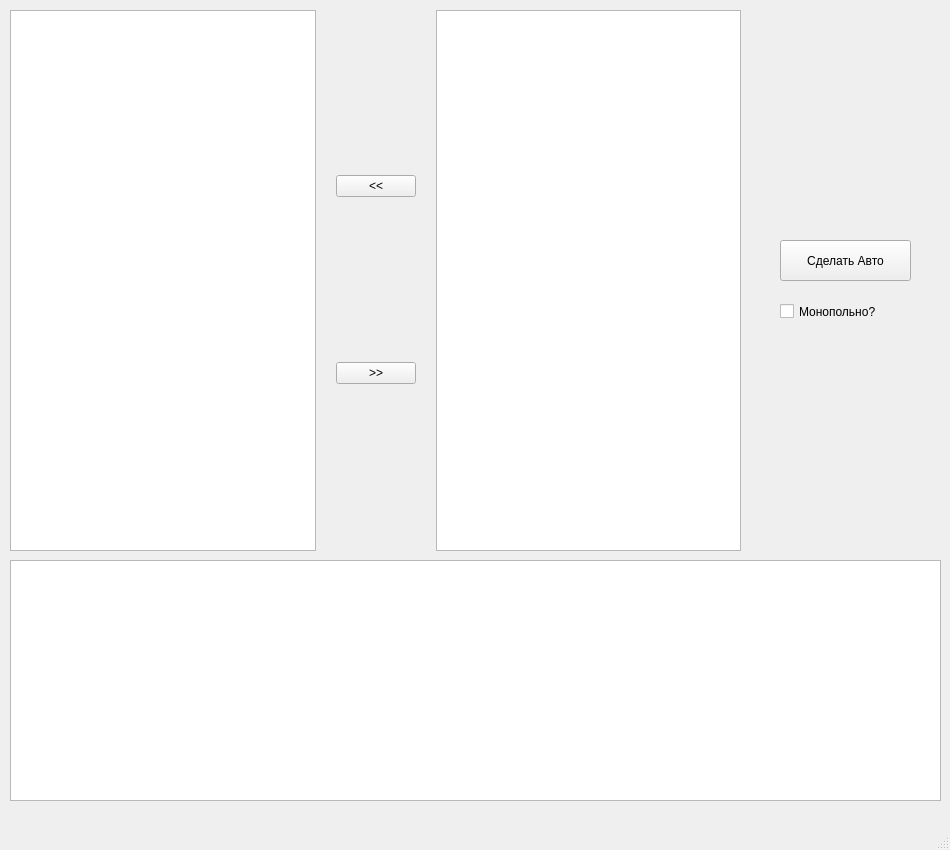
<?xml version="1.0" encoding="UTF-8"?>
<ui version="4.0">
 <class>MainWindow</class>
 <widget class="QMainWindow" name="MainWindow">
  <property name="geometry">
   <rect>
    <x>0</x>
    <y>0</y>
    <width>950</width>
    <height>850</height>
   </rect>
  </property>
  <property name="minimumSize">
   <size>
    <width>950</width>
    <height>850</height>
   </size>
  </property>
  <property name="maximumSize">
   <size>
    <width>950</width>
    <height>850</height>
   </size>
  </property>
  <property name="windowTitle">
   <string>MainWindow</string>
  </property>
  <widget class="QWidget" name="centralwidget">
   <widget class="QPushButton" name="pushButton">
    <property name="geometry">
     <rect>
      <x>780</x>
      <y>240</y>
      <width>131</width>
      <height>41</height>
     </rect>
    </property>
    <property name="text">
     <string>Сделать Авто</string>
    </property>
   </widget>
   <widget class="QWidget" name="horizontalLayoutWidget">
    <property name="geometry">
     <rect>
      <x>10</x>
      <y>10</y>
      <width>731</width>
      <height>541</height>
     </rect>
    </property>
    <layout class="QHBoxLayout" name="horizontalLayout">
     <property name="spacing">
      <number>20</number>
     </property>
     <property name="sizeConstraint">
      <enum>QLayout::SetMinAndMaxSize</enum>
     </property>
     <property name="bottomMargin">
      <number>0</number>
     </property>
     <item>
      <widget class="QTreeView" name="treeView"/>
     </item>
     <item>
      <layout class="QVBoxLayout" name="verticalLayout" stretch="0,0">
       <property name="spacing">
        <number>0</number>
       </property>
       <property name="topMargin">
        <number>0</number>
       </property>
       <property name="rightMargin">
        <number>0</number>
       </property>
       <property name="bottomMargin">
        <number>0</number>
       </property>
       <item>
        <widget class="QPushButton" name="pushButton_3">
         <property name="text">
          <string>&lt;&lt;</string>
         </property>
        </widget>
       </item>
       <item>
        <widget class="QPushButton" name="pushButton_2">
         <property name="text">
          <string>&gt;&gt;</string>
         </property>
        </widget>
       </item>
      </layout>
     </item>
     <item>
      <widget class="QListWidget" name="listWidget"/>
     </item>
    </layout>
   </widget>
   <widget class="QTableView" name="tableView">
    <property name="geometry">
     <rect>
      <x>10</x>
      <y>560</y>
      <width>931</width>
      <height>241</height>
     </rect>
    </property>
    <property name="contextMenuPolicy">
     <enum>Qt::DefaultContextMenu</enum>
    </property>
   </widget>
   <widget class="QCheckBox" name="checkBox">
    <property name="geometry">
     <rect>
      <x>780</x>
      <y>300</y>
      <width>121</width>
      <height>23</height>
     </rect>
    </property>
    <property name="text">
     <string>Монопольно?</string>
    </property>
   </widget>
  </widget>
  <widget class="QMenuBar" name="menubar">
   <property name="geometry">
    <rect>
     <x>0</x>
     <y>0</y>
     <width>950</width>
     <height>22</height>
    </rect>
   </property>
  </widget>
  <widget class="QStatusBar" name="statusbar"/>
 </widget>
 <resources/>
 <connections/>
</ui>
